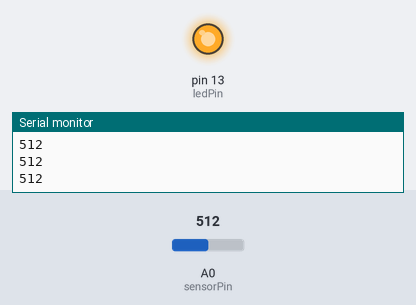
The sketch below on a simulated Arduino Uno, built with avr-gcc and run on an emulated ATmega328P. Shown: output pins drawn as LEDs (lit = HIGH), the last lines printed to the serial monitor. The inputs (shaded band) are chosen by the test bench; at power-on: A0 (sensorPin) = 512.

Above: at 1.2 s.
1.3 s: A0 (sensorPin) set to 22
2.8 s: A0 (sensorPin) set to 18
At 3.2 s:
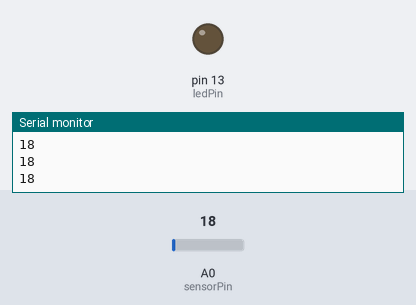
4.3 s: A0 (sensorPin) set to 122
At 5.5 s:
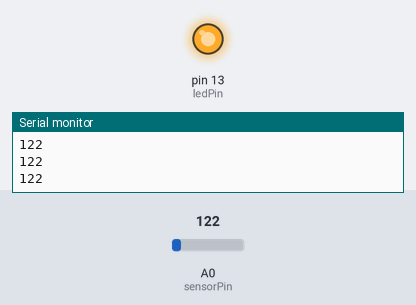
5.8 s: A0 (sensorPin) set to 10
At 7.0 s:
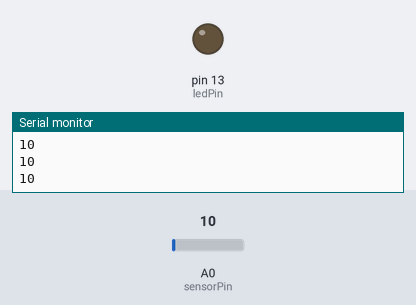
Timing chart, 0 to 8.3 s (numbered marks = the images above; inputs shaded):
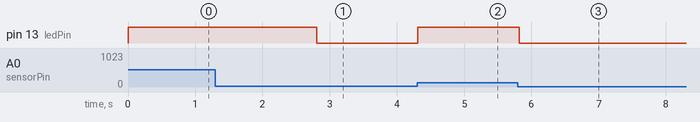

Measured:
- the behaviour switches between 20 and 19 on A0 (sensorPin) (found by bisection; images 0 and 1)
- after the input at 2.8 s, pin 13 (ledPin): HIGH → LOW at once
- after the input at 4.3 s, pin 13 (ledPin): LOW → HIGH at once
- after the input at 5.8 s, pin 13 (ledPin): HIGH → LOW at once

The sketch:

potentiometer.ino
```cpp
// potentiometer.ino
// reads a potentiometer sensor and sends the reading over serial

int sensorPin = A0; // the potentiometer is connected to analog pin 0
int ledPin = LED_BUILTIN; // the LED is connected to digital pin builtin
int sensorValue; // an integer variable to store the potentiometer reading

void setup(){
  pinMode (ledPin, OUTPUT);
  // initialize serial communication
  Serial.begin(9600);
}

void loop() {
  sensorValue = analogRead(sensorPin); // read the sensor
  Serial.println(sensorValue); // output reading to the serial line
  if (sensorValue < 20){
    digitalWrite(ledPin, LOW ); } // turn the LED off
  else {
    digitalWrite(ledPin, HIGH );} // keep the LED on
  delay (100); // Pause in milliseconds before next reading
}
```
